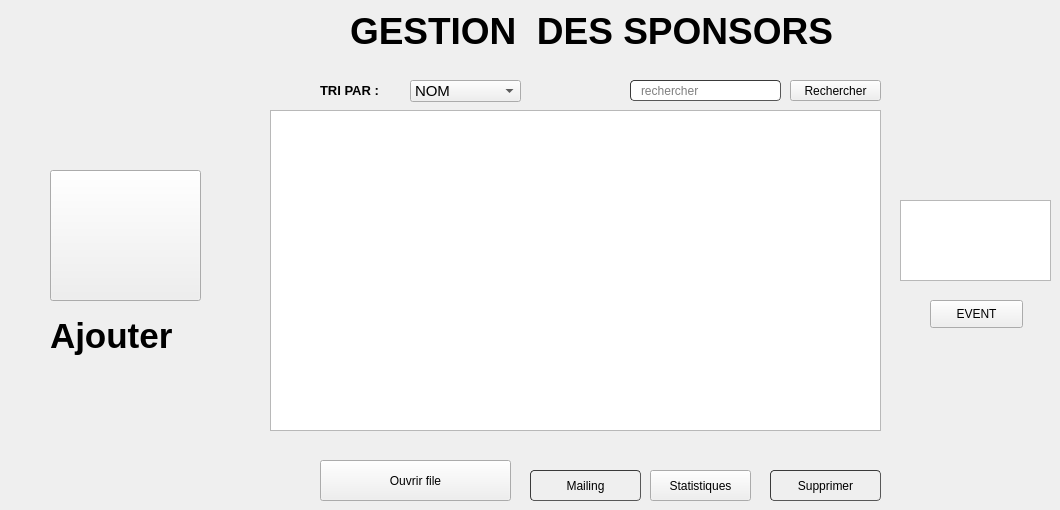
     <widget class="QWidget" name="page_6">
      <widget class="QLabel" name="label_2">
       <property name="geometry">
        <rect>
         <x>350</x>
         <y>10</y>
         <width>641</width>
         <height>41</height>
        </rect>
       </property>
       <property name="font">
        <font>
         <family>MS Shell Dlg 2</family>
         <pointsize>28</pointsize>
         <weight>75</weight>
         <bold>true</bold>
        </font>
       </property>
       <property name="text">
        <string>GESTION  DES SPONSORS</string>
       </property>
      </widget>
      <widget class="QLabel" name="label_24">
       <property name="geometry">
        <rect>
         <x>320</x>
         <y>80</y>
         <width>81</width>
         <height>21</height>
        </rect>
       </property>
       <property name="font">
        <font>
         <pointsize>10</pointsize>
         <weight>75</weight>
         <bold>true</bold>
        </font>
       </property>
       <property name="text">
        <string>TRI PAR :</string>
       </property>
      </widget>
      <widget class="QComboBox" name="comboBox_2">
       <property name="geometry">
        <rect>
         <x>410</x>
         <y>80</y>
         <width>111</width>
         <height>22</height>
        </rect>
       </property>
       <property name="font">
        <font>
         <pointsize>11</pointsize>
        </font>
       </property>
       <property name="styleSheet">
        <string notr="true"/>
       </property>
       <item>
        <property name="text">
         <string>NOM</string>
        </property>
       </item>
       <item>
        <property name="text">
         <string>ADRESSE</string>
        </property>
       </item>
       <item>
        <property name="text">
         <string>TEL</string>
        </property>
       </item>
      </widget>
      <widget class="QPushButton" name="search_2">
       <property name="geometry">
        <rect>
         <x>790</x>
         <y>80</y>
         <width>91</width>
         <height>21</height>
        </rect>
       </property>
       <property name="font">
        <font>
         <pointsize>9</pointsize>
        </font>
       </property>
       <property name="text">
        <string>Rechercher</string>
       </property>
       <property name="iconSize">
        <size>
         <width>20</width>
         <height>20</height>
        </size>
       </property>
      </widget>
      <widget class="QPushButton" name="supprimer_2">
       <property name="geometry">
        <rect>
         <x>770</x>
         <y>470</y>
         <width>111</width>
         <height>31</height>
        </rect>
       </property>
       <property name="styleSheet">
        <string notr="true">	border-width: 1px; border-radius: 4px;
	border-color: rgb(58, 58, 58);
	border-style: inset;
	padding: 0 8px;


	selection-color: rgb(60, 63, 65);</string>
       </property>
       <property name="text">
        <string>Supprimer</string>
       </property>
       <property name="icon">
        <iconset>
         <normaloff>:/logo/delete.png</normaloff>:/logo/delete.png</iconset>
       </property>
      </widget>
      <widget class="QPushButton" name="mailing">
       <property name="geometry">
        <rect>
         <x>530</x>
         <y>470</y>
         <width>111</width>
         <height>31</height>
        </rect>
       </property>
       <property name="styleSheet">
        <string notr="true">	border-width: 1px; border-radius: 4px;
	border-color: rgb(58, 58, 58);
	border-style: inset;
	padding: 0 8px;


	selection-color: rgb(60, 63, 65);</string>
       </property>
       <property name="text">
        <string>Mailing</string>
       </property>
       <property name="icon">
        <iconset>
         <normaloff>:/logo/delete.png</normaloff>:/logo/delete.png</iconset>
       </property>
      </widget>
      <widget class="QLineEdit" name="recherche_2">
       <property name="geometry">
        <rect>
         <x>630</x>
         <y>80</y>
         <width>151</width>
         <height>21</height>
        </rect>
       </property>
       <property name="styleSheet">
        <string notr="true">	border-width: 1px; border-radius: 4px;
	border-color: rgb(58, 58, 58);
	border-style: inset;
	padding: 0 8px;


	selection-background-color: rgb(187, 187, 187);
	selection-color: rgb(60, 63, 65);</string>
       </property>
       <property name="placeholderText">
        <string>rechercher</string>
       </property>
      </widget>
      <widget class="QTableView" name="tableView_2">
       <property name="geometry">
        <rect>
         <x>270</x>
         <y>110</y>
         <width>611</width>
         <height>321</height>
        </rect>
       </property>
       <property name="styleSheet">
        <string notr="true"/>
       </property>
      </widget>
      <widget class="QPushButton" name="sponsor_ajout">
       <property name="geometry">
        <rect>
         <x>50</x>
         <y>170</y>
         <width>151</width>
         <height>131</height>
        </rect>
       </property>
       <property name="text">
        <string/>
       </property>
       <property name="icon">
        <iconset resource="projet.qrc">
         <normaloff>:/icons/icons8_add_user_male_200px.png</normaloff>:/icons/icons8_add_user_male_200px.png</iconset>
       </property>
       <property name="iconSize">
        <size>
         <width>150</width>
         <height>150</height>
        </size>
       </property>
       <property name="autoDefault">
        <bool>false</bool>
       </property>
      </widget>
      <widget class="QLabel" name="label_31">
       <property name="geometry">
        <rect>
         <x>50</x>
         <y>310</y>
         <width>161</width>
         <height>51</height>
        </rect>
       </property>
       <property name="font">
        <font>
         <family>MS Shell Dlg 2</family>
         <pointsize>26</pointsize>
         <weight>75</weight>
         <bold>true</bold>
        </font>
       </property>
       <property name="text">
        <string>Ajouter </string>
       </property>
      </widget>
      <widget class="QTableView" name="tableView_3">
       <property name="geometry">
        <rect>
         <x>900</x>
         <y>200</y>
         <width>151</width>
         <height>81</height>
        </rect>
       </property>
      </widget>
      <widget class="QPushButton" name="total">
       <property name="geometry">
        <rect>
         <x>930</x>
         <y>300</y>
         <width>93</width>
         <height>28</height>
        </rect>
       </property>
       <property name="text">
        <string>EVENT</string>
       </property>
      </widget>
      <widget class="QPushButton" name="stat">
       <property name="geometry">
        <rect>
         <x>650</x>
         <y>470</y>
         <width>101</width>
         <height>31</height>
        </rect>
       </property>
       <property name="text">
        <string>Statistiques</string>
       </property>
      </widget>
      <widget class="QPushButton" name="openfile">
       <property name="geometry">
        <rect>
         <x>320</x>
         <y>460</y>
         <width>191</width>
         <height>41</height>
        </rect>
       </property>
       <property name="text">
        <string>Ouvrir file</string>
       </property>
      </widget>
     </widget>
